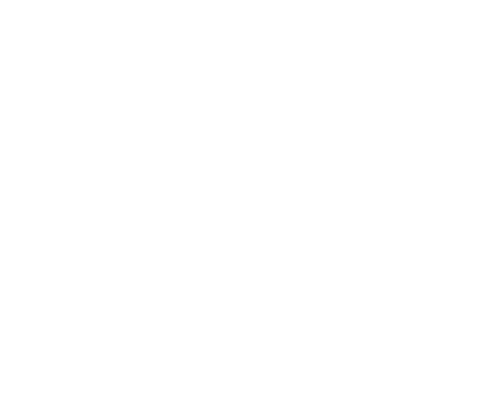
Frame 1 (no input)
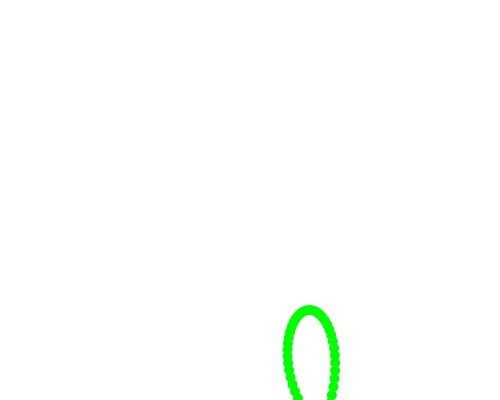
Frame 60 (the mouse pressed at the canvas centre just before this capture)
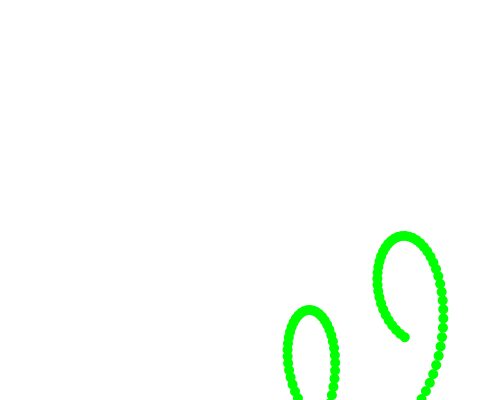
Frame 120 (the mouse held since frame 60 and released just before this capture)

The Processing sketch that drew these frames (run headless with seeded random() and noise(); from frame 60 on, the mouse is pressed at the canvas centre):

// Processing sketch: processing_64436
// ── processing_64436.pde

float x=10;
float y=10;
float a=0;
float b=0;
void setup(){
  size(500,400);
  background(255);
  noStroke();
  
  smooth();
}
void draw(){
  float x2=sin(a)*50;
  float y2=cos(a)* 80;
  

  
  float x3=sin(b)*200;
    float y3=cos(b)*200;
  
  
  x=width/2;
  y=height/2;
  
  
  
  
  
  fill(0,255,0);
  ellipse(x2+x+x3,y3+y+y2,10,10);
  
  
  a=a+0.1;
  b=b+0.01;
  
  
}
